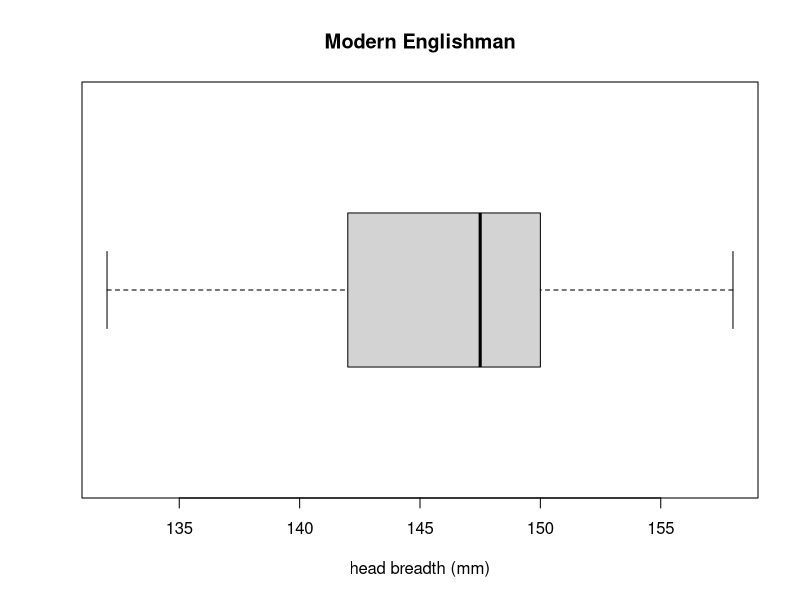
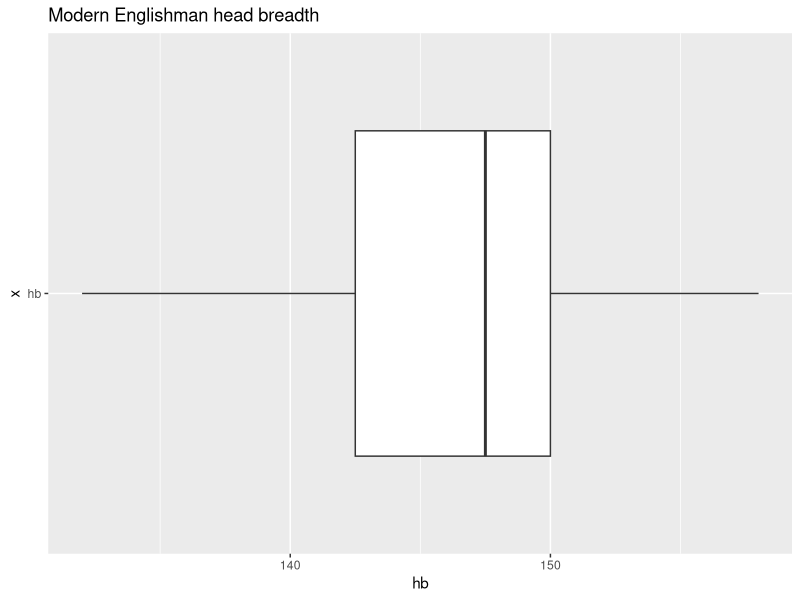

Source code (R) for these figures, in order:
#### boxplot
hb <- c(141, 148, 132, 138, 154, 142, 150, 146, 155, 158, 150, 140, 147, 148, 144, 150, 149, 145)

fivenum (hb)

#boxplot using R base graphics
par(mfrow=c(1,1))

boxplot(hb, horizontal=TRUE
        ,main="Modern Englishman", xlab="head breadth (mm)")

#boxplot using ggplot
library(ggplot2)

# first put hb vector into a data.frame
hb_df <- data.frame(hb)

p <- ggplot(hb_df, aes (x = "hb", y = hb))

p<- p + geom_boxplot()

p<- p + coord_flip()

p<- p + labs(title = "Modern Englishman head breadth")

print (p)
